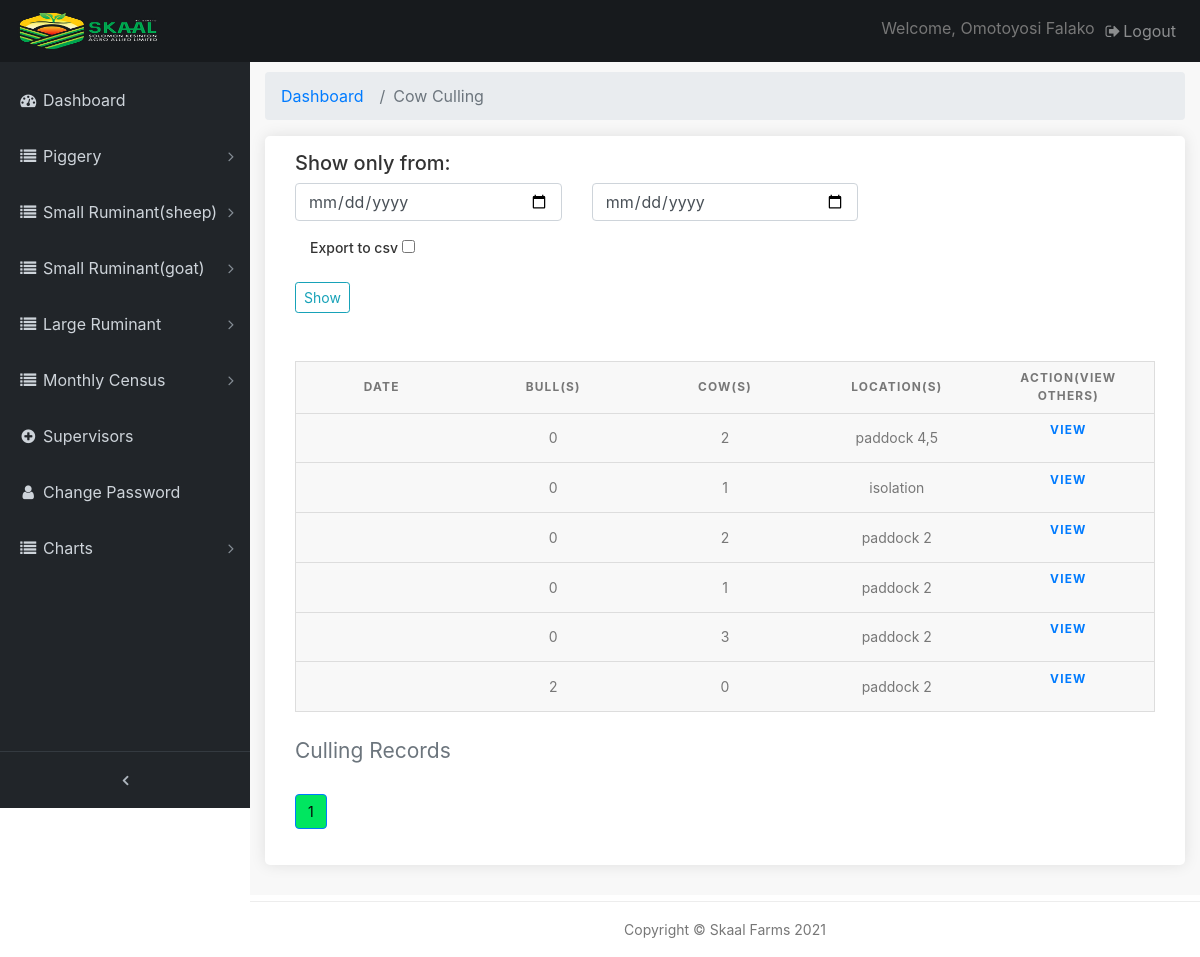
Before: /pages/cow-cull-records (signed in) with the older database file.
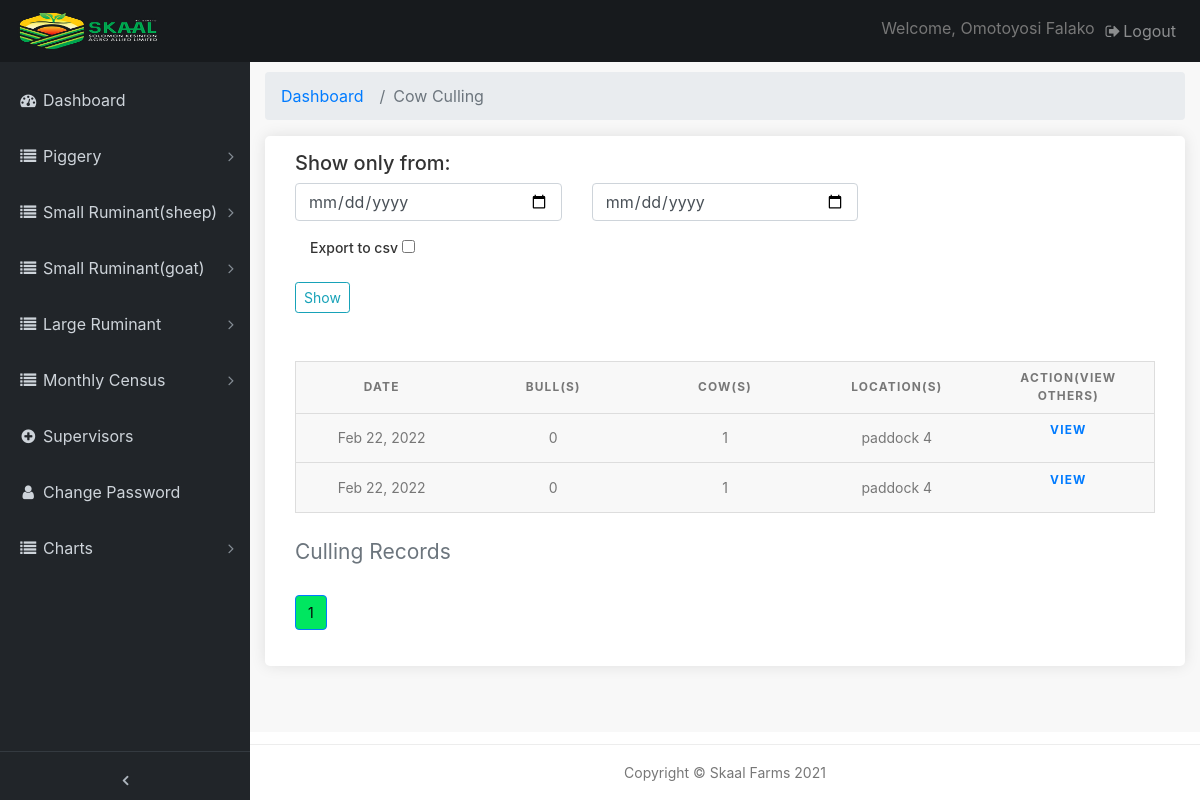
After: the same page with the newer database file.
### farmrecord/models.py (models this page shows, shortened)
class CowCulling(models.Model):
    date = models.DateTimeField(default=timezone.now)
    cow_num = models.IntegerField(verbose_name='Cow(s)', default=0)
    bull_num = models.IntegerField(verbose_name='Bull(s)', default=0)
    section = models.ForeignKey(Section, verbose_name='Section', related_name='category6', null=True, on_delete=models.CASCADE)
    location = models.CharField(max_length=500, verbose_name='Location(s)')
    reason = models.TextField(max_length=500, verbose_name='Reason', blank=True)
    export_to_CSV = models.BooleanField(default=False)
    slug = models.SlugField(max_length=150, unique=True)

### farmrecord/views.py (the view)
# urls.py: path('cow-cull-records', views.cow_cullrec, name='cow_cullrec'),
@login_required(login_url='/admin-page/login')
def cow_cullrec(request):
    cow_crec = CowCulling.objects.order_by('-date')
    query_form = CowcullFilter()
    paginated_filtercc = Paginator(cow_crec, 10)
    page_number = request.GET.get('page')
    cc_page_obj = paginated_filtercc.get_page(page_number)
    context = {
        'cc_page_obj': cow_crec,
        'q'    : query_form
    }
    context['cc_page_obj'] = cc_page_obj
    return render(request, 'cowcullrec.html',context)

### farmrecord/forms.py
class CowcullFilter(forms.ModelForm):
    date = forms.DateField(widget=forms.HiddenInput(), required=False)
    start_date = forms.DateField(
        widget=forms.TextInput(attrs={'class': 'form-control', 'type' : 'date', 'placeholder': 'From'}))
    end_date = forms.DateField(
        widget=forms.TextInput(attrs={'class': 'form-control', 'type' : 'date', 'placeholder': 'To'}))
    export_to_CSV = forms.BooleanField(required=False, label="Export to CSV")
    class Meta:
        model = CowCulling
        fields =('date','export_to_CSV')

### templates/cowcullrec.html (shortened to what this page needs)
{% extends 'base.html' %}
{% load static %}
{% block content %}
  <div class="content-wrapper">
    <div class="container-fluid">
      <ol class="breadcrumb">
        <li class="breadcrumb-item">
          <a href="#">Dashboard</a>
        </li>
        <li class="breadcrumb-item active">Cow Culling</li>
      </ol>
		<div class="box_general padding_bottom">
      <h5>Show only from:</h5>
      <form class="mb-5" action="{% url 'farmrecord:cowcull_filter' %}">
        <div class="row">
          <div class="col-lg-4 col-md-12 form-group">
            {{ q.start_date }}
          </div>
          <div class="col-lg-4 col-md-12 form-group">
            {{ q.end_date }}
          </div>
        </div>
        <div class="col-lg-12 col-md-12 form-group">
          <label for="">Export to csv</label>
          {{ q.export_to_CSV }}
        </div>
        <input type="submit" class="btn btn-outline-info btn-sm" value="Show">
      </form>
			<table>
        <caption>Culling Records</caption>
        <thead>
          <tr>
            <th scope="col">Date</th>
            <th scope="col">Bull(s)</th>
            <th scope="col">Cow(s)</th>
            <th scope="col">Location(s)</th>
            <th scope="col">ACTION(View others)</th>
          </tr>
        </thead>
        <tbody>
          {% if cc_page_obj %}
          {% for a in cc_page_obj %}
          <tr>
            <td data-label="Date">{{ a.date|date:"M d, Y" }}</td>
            <td data-label="Bull(s)">{{ a.bull_num }}</td>
            <td data-label="Cow(s)">{{ a.cow_num }}</td>
            <td data-label="Location(s)">{{ a.location }}</td>
            <th data-label="Action" class="table"><a href="{% url 'farmrecord:cow_cullrec_view' a.slug %}" >View</a></th>
          {% endfor %}
          {% endif %}
          </tr>
        </tbody>
    </table>
    <nav aria-label="Page navigation example">
      <ul class="pagination">
        {% for i in cc_page_obj.paginator.page_range %}
        {% if cc_page_obj.number == i %}
          <li class="page-item active" aria-current="page">
            <span class="page-link">
              {{ i }}
            </span>
          </li>
          {% elif i > cc_page_obj.number|add:'-5' and i < cc_page_obj.number|add:'5' %}
          <li class="page-item"><a class="page-link" href="?page={{ i }}">{{ i }}</a></li>
        {% endif %}
      {% endfor %}
      </ul>
    </nav>
		</div>
	  </div>
   	</div>
{% endblock %}

Changed rows visible on the page:
removed CowCulling: bull_num "0", cow_num "2", location "paddock 4,5"
removed CowCulling: bull_num "0", cow_num "1", location "isolation"
removed CowCulling: bull_num "0", cow_num "2", location "paddock 2"
removed CowCulling: bull_num "0", cow_num "3", location "paddock 2"
removed CowCulling: bull_num "2", cow_num "0", location "paddock 2"
changed CowCulling (number 1 of 2 on the later page): date (not shown) → "Feb 22, 2022"; location "paddock 2" → "paddock 4"
added CowCulling: date "Feb 22, 2022", bull_num "0", cow_num "1", location "paddock 4"
